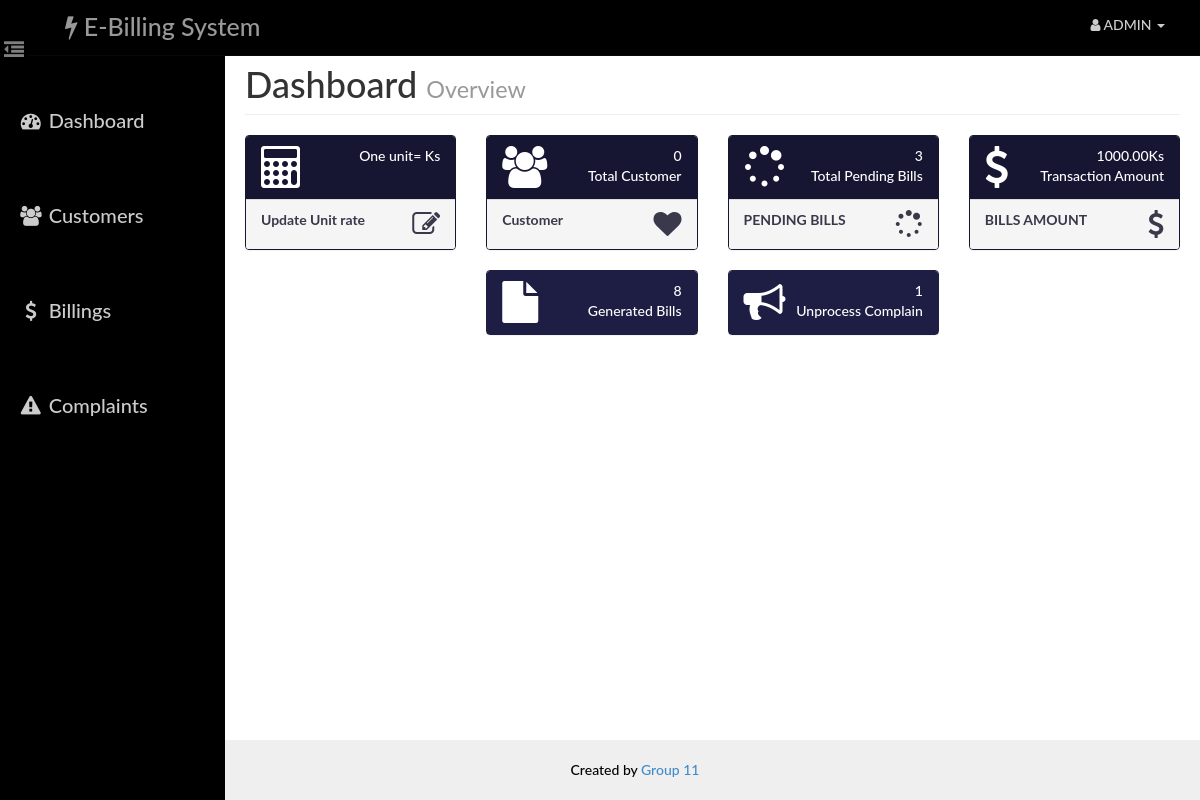
The app's page /admin/index.php (signed in), older data.
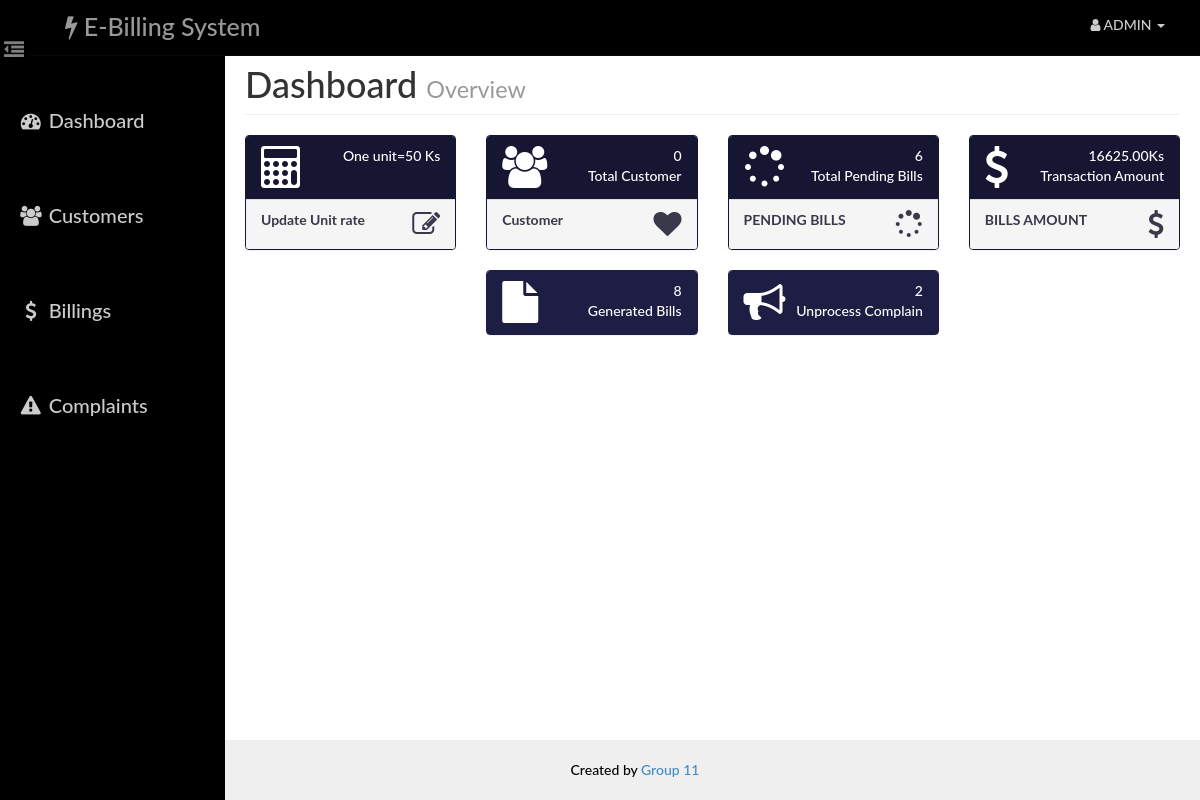
The same page, newer data.
### tables this page shows
CREATE TABLE `unitsrate` (
  `sno` int(1) NOT NULL,
  `rate` int(10) NOT NULL,
  PRIMARY KEY (`sno`)
);

### Includes/admin.php (called while the page is built, shortened)
<?php
    function retrieve_admin_stats($id)
    {
        global $con;
        $query1  = " SELECT count(id) AS unprocessed_bills FROM bill  WHERE status = 'PENDING'  AND aid = {$id} ";
        $query2  = " SELECT count(id) AS generated_bills FROM bill  WHERE aid = {$id} " ;
        $query3  = " SELECT count(id) AS unprocessed_complaints from complaint where status='NOT PROCESSED' ";
        $result1 = mysqli_query($con,$query1);
        $result2 = mysqli_query($con,$query2);
        $result3 = mysqli_query($con,$query3);
        return array($result1,$result2,$result3);
    }
 ?>

### admin/index.php (the view, shortened to what the changed rows need)
<?php
    require_once('head_html.php');
    require_once('../Includes/session.php');
    require_once('../Includes/admin.php');
?>
<body>
    <div id="wrapper">
        <?php
            require_once("nav.php");
        ?>
        <div id="page-content-wrapper">
            <div class="container-fluid">
                <div class="row">
                    <div class="col-lg-12">
                        <h1 class="page-header">
                            Dashboard
                            <small> Overview</small>
                        </h1>
                    </div>
                </div>
                <?php
                    list($result1,$result2,) = retrieve_users_defaulting($_SESSION['aid']);
                ?> <div class='row'>
                <?php
                    $rate="SELECT * from unitsrate";
                    $unitR = mysqli_query($con,$rate);
                    $rateR=mysqli_fetch_assoc($unitR);
                ?>
             <div class="col-lg-3 col-xs-6">
                        <div class="panel panel-bolt2">
                            <div class="panel-heading">
                                <div class="row">
                                    <div class="col-md-9 text-right">
                                        <div>One unit=<?= $rateR['rate']?> Ks</div>
                                    </div>
                                </div>
                            </div>
                        </div>
                    </div>
                    <div class="col-lg-3 col-xs-6">
                        <div class="panel panel-bolt2">
                            <div class="panel-heading">
                                <div class="row">
                                    <div class="col-md-9 text-right">
                                        <div class="huge"><b></b><?php include('pendingcount.php'); ?></div>
                                        <div>Total Pending Bills</div>
                                    </div>
                                </div>
                            </div>
                        </div>
                    </div>
                    <div class="col-lg-3 col-xs-6">
                        <div class="panel panel-bolt2">
                            <div class="panel-heading">
                                <div class="row">
                                    <div class="col-md-9 text-right">
                                        <div class="huge"><b></b><?php include('billamtcount.php'); ?></div>
                                        <div>Transaction Amount</div>
                                    </div>
                                </div>
                            </div>
                        </div>
                    </div>
                </div>
                <div class="row">
                    <?php
                        list($result1,$result2,$result3) = retrieve_admin_stats($_SESSION['aid']);
                        $row3 = mysqli_fetch_row($result3);
                     ?>
                    <div class="col-lg-3 col-xs-6">
                        <div class="panel panel-bolt">
                            <div class="panel-heading">
                                <div class="row">
                                    <div class="col-md-9 text-right">
                                        <div class="huge"><b></b><?php echo $row3[0]; ?></div>
                                        <div>Unprocess Complain</div>
                                    </div>
                                </div>
                            </div>
                        </div>
                    </div>
                </div>
                        </div>
                    </div>
                </div>
</body>
</html>

### admin/pendingcount.php
<?php
include('../Includes/config.php');
$sql = "SELECT * FROM bill WHERE status ='PENDING'";
                $query = $con->query($sql);
                echo "$query->num_rows";
?>

### admin/billamtcount.php
<?php
include('../Includes/config.php');
$result = mysqli_query($con, 'SELECT SUM(payable) AS value_sum FROM transaction WHERE status = "PROCESSED"');
$row = mysqli_fetch_assoc($result);
echo $sum = $row['value_sum'].'Ks';
?>

Row changes from the older to the newer data that the page shows:
now on this page (row edited): unitsrate: rate "50"
Text that changed along with them:
$query->num_rows: "3" → "6"
$sum = $row['value_sum'].'Ks': "1000.00Ks" → "16625.00Ks"
$row3[0]: "1" → "2"
